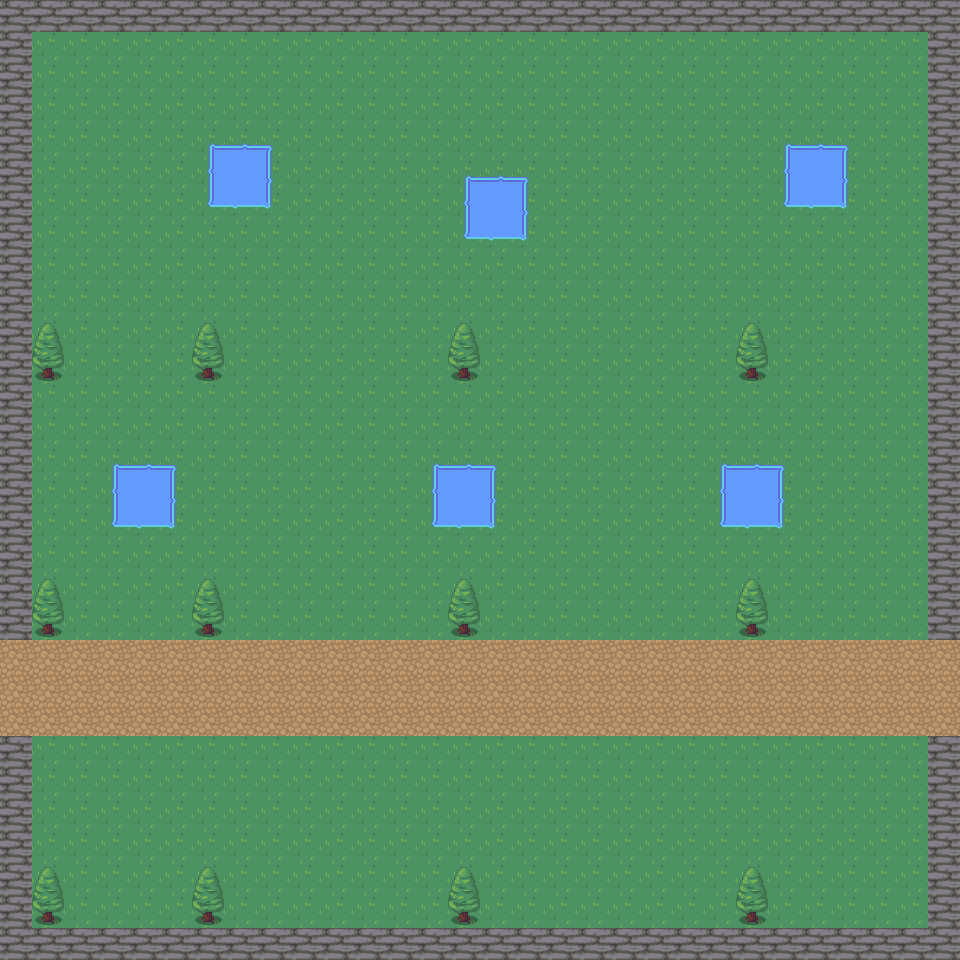

This is a level from a 2D game, rendered from its Tiled map with the project's own tilesets. A one-line summary and the map file follow, with tile-layer data summarised:
An orthogonal 30x30 tile map with 32x32 px tiles, 3 tile layers (chemin, decort, 3) and 30 objects (25x collision, player, Map, player_map2).

<map version="1.10" tiledversion="1.11.0" orientation="orthogonal" renderorder="right-down" width="30" height="30" tilewidth="32" tileheight="32" infinite="0" nextlayerid="7" nextobjectid="47">
 <tileset firstgid="1" source="nature.tsx" />
 <layer id="4" name="chemin" width="30" height="30">
  <data>[900 cells, 900 non-empty, 2 distinct tile ids]</data>
 </layer>
 <layer id="5" name="decort" width="30" height="30">
  <data>[900 cells, 176 non-empty, 11 distinct tile ids]</data>
 </layer>
 <layer id="6" name="3" width="30" height="30">
  <data>[900 cells, 12 non-empty, 1 distinct tile ids]</data>
 </layer>
 <objectgroup id="3" name="Object">
  <object id="1" name="player" x="44.6667" y="693.667">
   <point />
  </object>
  <object id="4" x="-1.33333" y="0.33333" width="962.667" height="32.1667" />
  <object id="5" name="mur" type="collision" x="926.833" y="-2.66667" width="34.5" height="641.333" />
  <object id="7" name="mur" type="collision" x="-1.33333" y="-2.66667" width="34.6667" height="640" />
  <object id="8" name="mur" type="collision" x="0.83333" y="736" width="29.8333" height="222.833" />
  <object id="9" name="mur" type="collision" x="2.66667" y="928.333" width="954.667" height="30.3333" />
  <object id="10" name="mur" type="collision" x="927.167" y="737.333" width="32.8333" height="220.167" />
  <object id="12" name="finZone" type="collision" x="0" y="640.333" width="12" height="96.5" />
  <object id="13" name="map2" type="Map" x="942" y="640.333" width="16" height="93.3333" />
  <object id="17" type="collision" x="208" y="145.333" width="64" height="61.3333" />
  <object id="18" type="collision" x="466.667" y="177.333" width="58" height="60" />
  <object id="19" type="collision" x="434" y="467.333" width="58" height="56" />
  <object id="20" type="collision" x="116.5" y="466" width="55.5" height="62" />
  <object id="21" type="collision" x="208" y="140" width="60" height="68" />
  <object id="22" type="collision" x="783" y="146.5" width="62" height="60" />
  <object id="23" type="collision" x="723" y="465.5" width="59" height="59" />
  <object id="25" type="collision" x="32.3333" y="353" width="31.6667" height="25.3333" />
  <object id="29" type="collision" x="193" y="353.333" width="31.6667" height="24.6667" />
  <object id="30" type="collision" x="447.818" y="353.409" width="31.3636" height="24.7727" />
  <object id="33" type="collision" x="737.875" y="354" width="29.125" height="24.25" />
  <object id="34" type="collision" x="735.833" y="608.833" width="31.4167" height="24.1667" />
  <object id="35" type="collision" x="736.25" y="896.5" width="31.25" height="25.25" />
  <object id="36" type="collision" x="448.5" y="897.417" width="30.3333" height="24.3333" />
  <object id="37" type="collision" x="192.667" y="897.333" width="31.75" height="25.4167" />
  <object id="38" type="collision" x="31.5" y="896" width="31.5" height="26" />
  <object id="40" type="collision" x="446.545" y="610.182" width="31.5455" height="24" />
  <object id="41" type="collision" x="192.417" y="608.5" width="31.3333" height="25.1667" />
  <object id="42" type="collision" x="36" y="609" width="28" height="24.6667" />
  <object id="43" x="-1060.61" y="296.97" />
  <object id="45" name="player_map2" x="916" y="678">
   <point />
  </object>
 </objectgroup>
</map>
